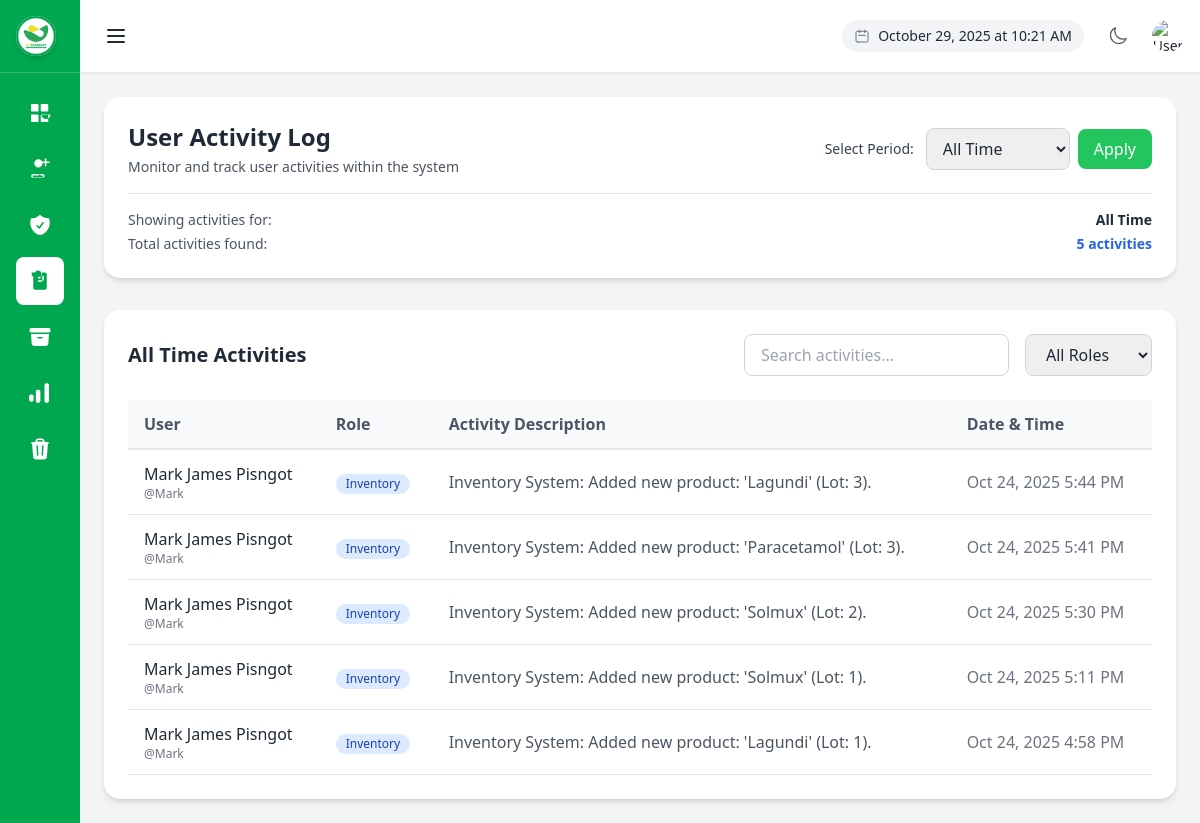
Page /admin_portal/user_activity_log.php (signed in) on the earlier database version.
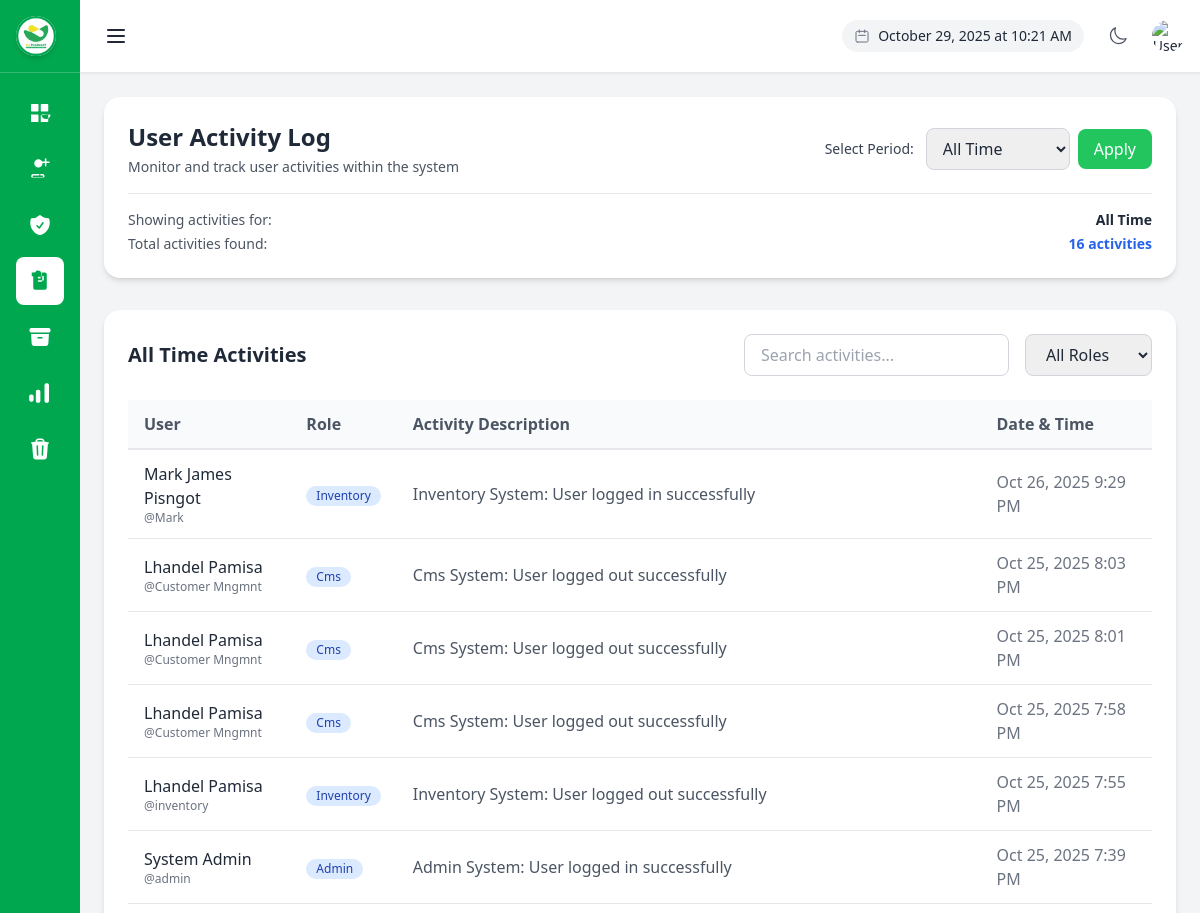
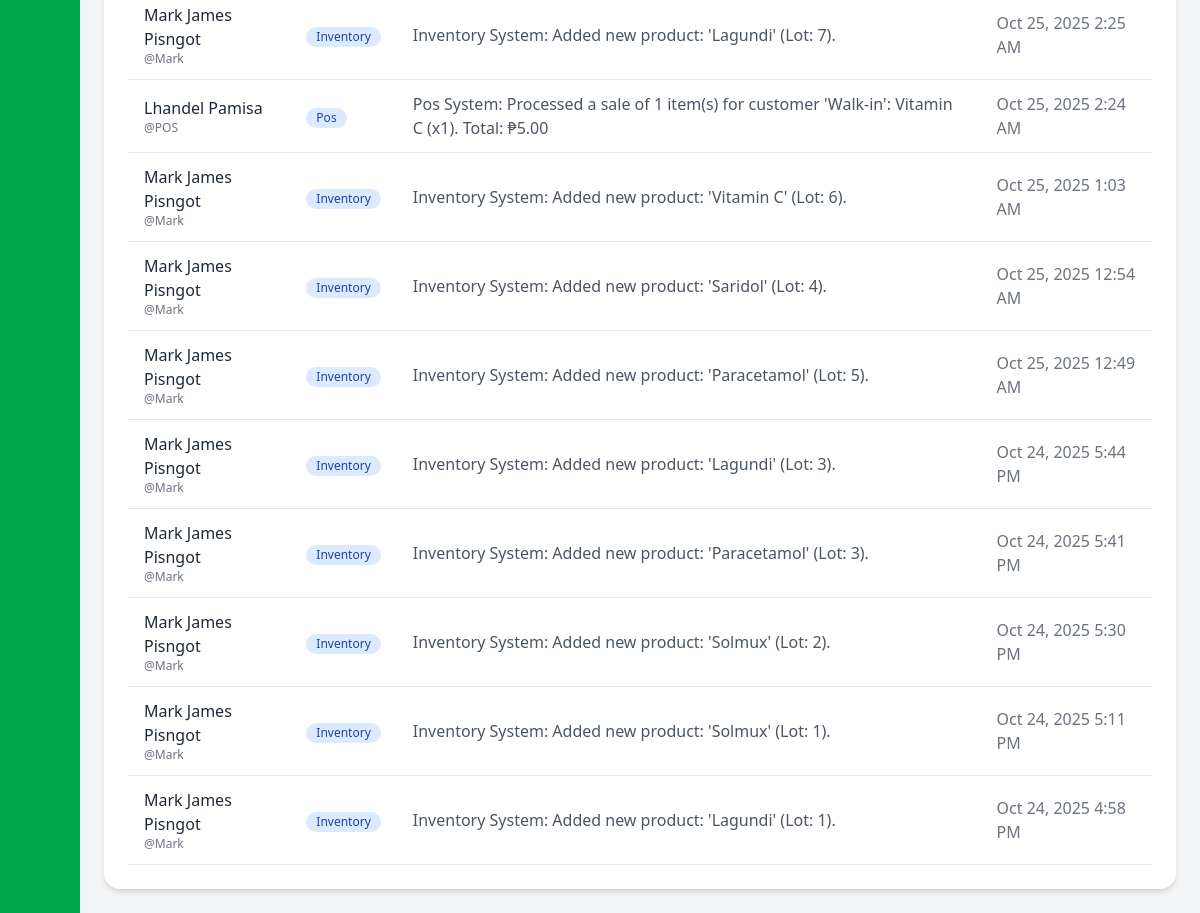
Same page on the later database version (2 pictures, top to bottom).
### tables this page shows
CREATE TABLE `user_activity_log` (
  `id` int(11) NOT NULL,
  `user_id` int(11) NOT NULL,
  `action_description` text NOT NULL,
  `timestamp` datetime NOT NULL DEFAULT current_timestamp()
);

CREATE TABLE `users` (
  `id` int(11) NOT NULL,
  `last_name` varchar(255) NOT NULL,
  `first_name` varchar(255) NOT NULL,
  `middle_name` varchar(255) DEFAULT NULL,
  `username` varchar(255) NOT NULL,
  `email` varchar(255) DEFAULT NULL,
  `password` varchar(255) NOT NULL,
  `role` varchar(50) NOT NULL,
  `profile_image` varchar(255) DEFAULT NULL
);

### admin_portal/user_activity_log.php (the view, shortened to what the changed rows need)
<?php
require_once '../db_connect.php';
$selectedDate = isset($_GET['date']) ? $_GET['date'] : 'all';
$isAllTime = ($selectedDate === 'all');
if ($isAllTime) {
    $activityLogsStmt = $conn->prepare("
        SELECT
            ual.action_description,
            ual.timestamp,
            u.username,
            u.first_name,
            u.last_name,
            u.role
        FROM user_activity_log ual
        JOIN users u ON ual.user_id = u.id
        ORDER BY ual.timestamp DESC
        LIMIT 500
    ");
    $activityLogsStmt->execute();
}
$activityLogs = $activityLogsStmt->get_result()->fetch_all(MYSQLI_ASSOC);
?>
<!DOCTYPE html>
<html lang="en">
<head>
    <script src="https://cdn.tailwindcss.com"></script>
</head>
<body class="bg-gray-100 min-h-screen flex">
    <div class="flex-1 flex flex-col overflow-hidden">
        <main class="flex-1 overflow-y-auto p-6">
            <div id="page-content">
                <div id="user-activity-log-page" class="space-y-8">
                    <div class="bg-white p-6 rounded-2xl shadow-md">
                        <div class="flex flex-col sm:flex-row sm:items-center sm:justify-between gap-4">
                            <div>
                                <h1 class="text-2xl font-bold text-gray-800">User Activity Log</h1>
                            </div>
                        </div>
                        <div class="mt-4 pt-4 border-t border-gray-200">
                            <div class="flex items-center justify-between text-sm mt-1">
                                <span class="text-gray-600">Total activities found:</span>
                                <span class="font-semibold text-blue-600"><?php echo count($activityLogs); ?> activities</span>
                            </div>
                        </div>
                    </div>
                    <div class="bg-white p-6 rounded-2xl shadow-md">
                        <div class="flex justify-between items-center mb-6">
                            <h2 class="text-xl font-bold text-gray-800">
                                <?php
                                if ($isAllTime) {
                                    echo "All Time Activities";
                                } elseif ($selectedDate === date('Y-m-d')) {
                                    echo "Today's Activities";
                                } else {
                                    echo "Activities for " . date('M j, Y', strtotime($selectedDate));
                                }
                                ?>
                            </h2>
                        </div>
                        <div class="overflow-x-auto">
                            <table class="w-full text-left" id="activity-table">
                                <thead>
                                    <tr class="bg-gray-50 border-b-2 border-gray-200">
                                        <th class="py-3 px-4 font-semibold text-gray-600">User</th>
                                        <th class="py-3 px-4 font-semibold text-gray-600">Role</th>
                                        <th class="py-3 px-4 font-semibold text-gray-600">Activity Description</th>
                                        <th class="py-3 px-4 font-semibold text-gray-600">Date & Time</th>
                                    </tr>
                                </thead>
                                <tbody>
                                    <?php if (!empty($activityLogs)): ?>
                                        <?php foreach ($activityLogs as $log): ?>
                                        <tr class="border-b border-gray-200 hover:bg-gray-50">
                                            <td class="py-3 px-4 font-medium dark:text-white">
                                                <?php echo htmlspecialchars($log['first_name'] . ' ' . $log['last_name']); ?>
                                                <div class="text-xs text-gray-500">@<?php echo htmlspecialchars($log['username']); ?></div>
                                            </td>
                                            <td class="py-3 px-4">
                                                <span class="inline-flex items-center px-2.5 py-0.5 rounded-full text-xs font-medium bg-blue-100 dark:bg-blue-900/50 text-blue-800 dark:text-blue-200 capitalize">
                                                    <?php echo htmlspecialchars($log['role']); ?>
                                                </span>
                                            </td>
                                            <td class="py-3 px-4 text-gray-600 dark:text-gray-300"><?php echo htmlspecialchars($log['action_description']); ?></td>
                                            <td class="py-3 px-4 text-gray-500 dark:text-gray-400"><?php echo date('M d, Y g:i A', strtotime($log['timestamp'])); ?></td>
                                        </tr>
                                        <?php endforeach; ?>
                                    <?php else: ?>
                                        <tr>
                                            <td colspan="4" class="text-center py-8 text-gray-500">No activity logs found.</td>
                                        </tr>
                                    <?php endif; ?>
                                </tbody>
                            </table>
                        </div>
                    </div>
                </div>
            </div>
        </main>
    </div>
</body>
</html>

Differences in the rows shown:
added user_activity_log: user.last_name "Mark James Pisngot", user.username "Mark", user.role "Inventory", action_description "Inventory System: User logged in successfully", timestamp "Oct 26, 2025 9:29 PM"
added user_activity_log: user.last_name "Lhandel Pamisa", user.username "Customer Mngmnt", user.role "Cms", action_description "Cms System: User logged out successfully", timestamp "Oct 25, 2025 8:03 PM"
added user_activity_log: user.last_name "Lhandel Pamisa", user.username "Customer Mngmnt", user.role "Cms", action_description "Cms System: User logged out successfully", timestamp "Oct 25, 2025 8:01 PM"
added user_activity_log: user.last_name "Lhandel Pamisa", user.username "Customer Mngmnt", user.role "Cms", action_description "Cms System: User logged out successfully", timestamp "Oct 25, 2025 7:58 PM"
added user_activity_log: user.last_name "Lhandel Pamisa", user.username "inventory", user.role "Inventory", action_description "Inventory System: User logged out successfully", timestamp "Oct 25, 2025 7:55 PM"
added user_activity_log: user.last_name "System Admin", user.username "admin", user.role "Admin", action_description "Admin System: User logged in successfully", timestamp "Oct 25, 2025 7:39 PM"
added user_activity_log: user.last_name "Mark James Pisngot", user.username "Mark", user.role "Inventory", action_description "Inventory System: Added new product: 'Lagundi' (Lot: 7).", timestamp "Oct 25, 2025 2:25 AM"
added user_activity_log: user.last_name "Lhandel Pamisa", user.username "POS", user.role "Pos", action_description "Pos System: Processed a sale of 1 item(s) for customer 'Walk-in': Vitamin C (x1). Total: ₱5.00", timestamp "Oct 25, 2025 2:24 AM"
added user_activity_log: user.last_name "Mark James Pisngot", user.username "Mark", user.role "Inventory", action_description "Inventory System: Added new product: 'Vitamin C' (Lot: 6).", timestamp "Oct 25, 2025 1:03 AM"
added user_activity_log: user.last_name "Mark James Pisngot", user.username "Mark", user.role "Inventory", action_description "Inventory System: Added new product: 'Saridol' (Lot: 4).", timestamp "Oct 25, 2025 12:54 AM"
added user_activity_log: user.last_name "Mark James Pisngot", user.username "Mark", user.role "Inventory", action_description "Inventory System: Added new product: 'Paracetamol' (Lot: 5).", timestamp "Oct 25, 2025 12:49 AM"
Other differences:
count($activityLogs): "5" → "16"
